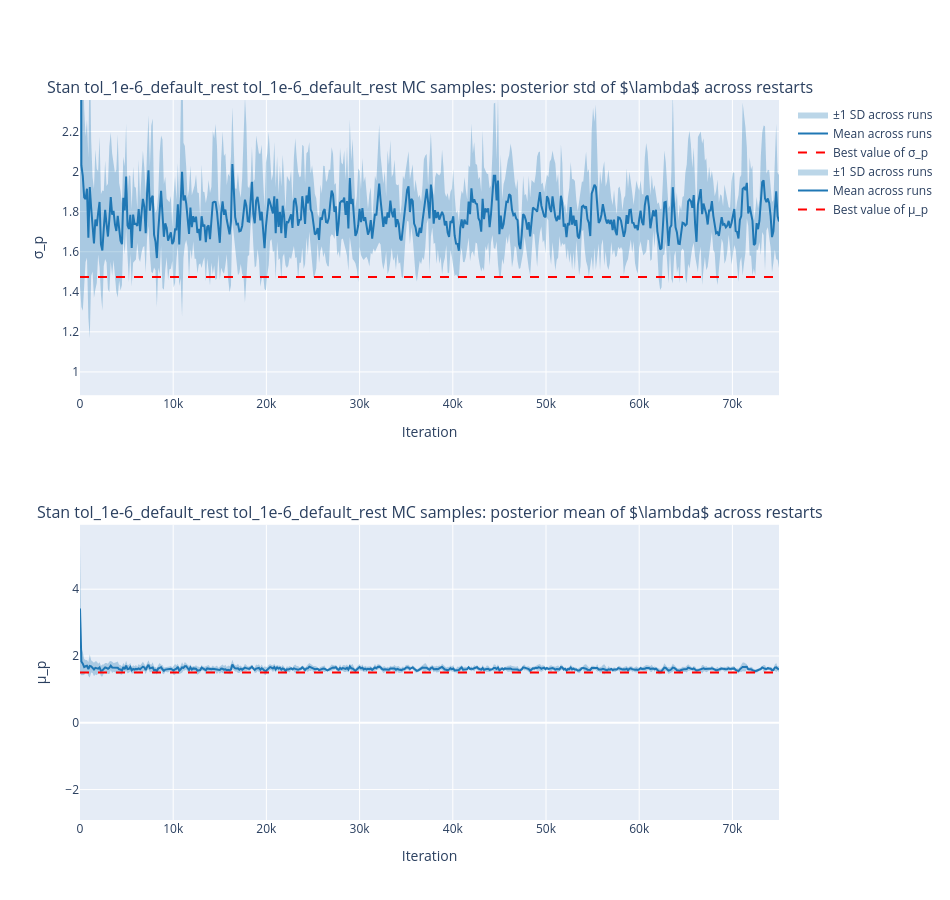

This figure's notebook cell:
### Code cell
plot_mean_band_rrs_1d(
    td_means, td_stds, best_mu, best_std,
    td_iterations, r"$\lambda$", "tol_1e-6_default_rest",
    label_prefix="Stan tol_1e-6_default_rest ", backend="plotly",
)

### Figure 1 — Plotly figure (JSON) as saved in the notebook; plotly's stock layout.template omitted (floating-point values rounded to 4 significant figures; data arrays with more than 128 entries replaced by an {"elided": "..."} marker saying what was removed)
{"data": [{"fill": "toself", "fillcolor": "rgba(31,119,180,0.3)", "hoverinfo": "skip", "line": {"width": 0}, "name": "±1 SD across runs", "showlegend": true, "type": "scatter", "x": {"elided": "1002 int values"}, "xaxis": "x", "y": {"elided": "1002 float values"}, "yaxis": "y"}, {"line": {"color": "#1f77b4", "width": 2}, "mode": "lines", "name": "Mean across runs", "showlegend": true, "type": "scatter", "x": {"elided": "501 int values"}, "xaxis": "x", "y": {"elided": "501 float values"}, "yaxis": "y"}, {"line": {"color": "red", "dash": "dash"}, "mode": "lines", "name": "Best value of σ_p", "showlegend": true, "type": "scatter", "x": [null], "xaxis": "x", "y": [null], "yaxis": "y"}, {"fill": "toself", "fillcolor": "rgba(31,119,180,0.3)", "hoverinfo": "skip", "line": {"width": 0}, "name": "±1 SD across runs", "showlegend": true, "type": "scatter", "x": {"elided": "1002 int values"}, "xaxis": "x2", "y": {"elided": "1002 float values"}, "yaxis": "y2"}, {"line": {"color": "#1f77b4", "width": 2}, "mode": "lines", "name": "Mean across runs", "showlegend": true, "type": "scatter", "x": {"elided": "501 int values"}, "xaxis": "x2", "y": {"elided": "501 float values"}, "yaxis": "y2"}, {"line": {"color": "red", "dash": "dash"}, "mode": "lines", "name": "Best value of μ_p", "showlegend": true, "type": "scatter", "x": [null], "xaxis": "x2", "y": [null], "yaxis": "y2"}], "layout": {"annotations": [{"font": {"size": 16}, "showarrow": false, "text": "Stan tol_1e-6_default_rest tol_1e-6_default_rest MC samples: posterior std of $\\lambda$ across restarts", "x": 0.5, "xanchor": "center", "xref": "paper", "y": 1.0, "yanchor": "bottom", "yref": "paper"}, {"font": {"size": 16}, "showarrow": false, "text": "Stan tol_1e-6_default_rest tol_1e-6_default_rest MC samples: posterior mean of $\\lambda$ across restarts", "x": 0.5, "xanchor": "center", "xref": "paper", "y": 0.41, "yanchor": "bottom", "yref": "paper"}], "height": 900, "shapes": [{"line": {"color": "red", "dash": "dash"}, "type": "line", "x0": 0, "x1": 1, "xref": "x domain", "y0": 1.473, "y1": 1.473, "yref": "y"}, {"line": {"color": "red", "dash": "dash"}, "type": "line", "x0": 0, "x1": 1, "xref": "x2 domain", "y0": 1.509, "y1": 1.509, "yref": "y2"}], "width": 950, "xaxis": {"anchor": "y", "domain": [0.0, 1.0], "title": {"text": "Iteration"}}, "xaxis2": {"anchor": "y2", "domain": [0.0, 1.0], "title": {"text": "Iteration"}}, "yaxis": {"anchor": "x", "domain": [0.59, 1.0], "range": [0.8839, 2.357], "title": {"text": "σ_p"}}, "yaxis2": {"anchor": "x2", "domain": [0.0, 0.41], "range": [-2.911, 5.928], "title": {"text": "μ_p"}}}}
